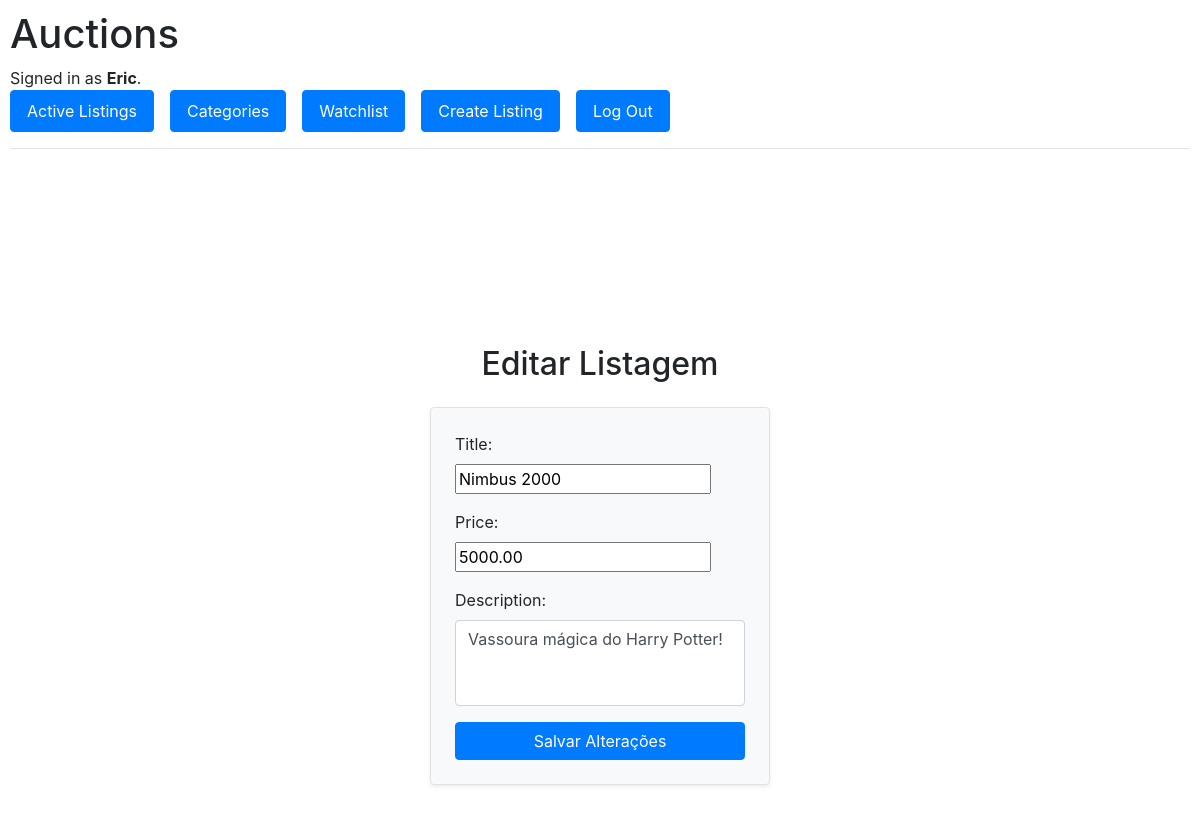
Page /listing/edit/6/ (signed in) on the committed database.
### auctions/models.py (models this page shows, shortened)
class User(AbstractUser):
    def __str__(self):
        return self.username

class Listings(models.Model):
    title = models.CharField(max_length=255)
    description = models.TextField()
    price = models.DecimalField(max_digits=10, decimal_places=2)
    image_url = models.ImageField(upload_to='listing/images', blank=True, null=True)
    category = models.CharField(max_length=255, default='General')
    created_by = models.ForeignKey(User, on_delete=models.CASCADE, blank=True, null=True)
    is_active = models.BooleanField(default=True)

### auctions/views.py (the view)
# urls.py: path('listing/edit/<int:listing_id>/', views.edit_list, name="edit_list"),
@login_required
def edit_list(request, listing_id):
    listing = get_object_or_404(Listings, id=listing_id)
    if request.method == "POST":
        form = ListingForm(request.POST, instance=listing)
        if form.is_valid():
            form.save()
            return redirect("listing_details", listing_id=listing.id)
    else:
        form = ListingForm(instance=listing)
    return render(request, 'auctions/edit_listing.html',{
        "form": form,
    })

### auctions/forms.py
class ListingForm(forms.ModelForm):
    class Meta:
        model = Listings
        fields = ["title", "price", "description"]
    description = forms.CharField(
    widget=forms.Textarea(
        attrs={"rows": 3, "class": "form-control", "style": "resize: none;"}
    )
)

### auctions/templates/auctions/edit_listing.html (shortened to what this page needs)
{% extends 'auctions/layout.html' %}
{% block body %}
<div class="container d-flex justify-content-center align-items-center min-vh-100 overflow-hidden">
    <div class="col-md-6 col-lg-4">
        <h2 class="text-center mb-4">Editar Listagem</h2>
        <form method="POST" class="p-4 border rounded bg-light shadow-sm">
            {{ form.as_p }}
            <div class="text-center">
                <button type="submit" class="btn btn-primary w-100">Salvar Alterações</button>
            </div>
        </form>
    </div>
</div>
{% endblock %}

### auctions/templates/auctions/layout.html (shortened to what this page needs)
{% load static %}
<!DOCTYPE html>
<html lang="en">
    <head>
        <link rel="stylesheet" href="https://stackpath.bootstrapcdn.com/bootstrap/4.4.1/css/bootstrap.min.css">
        <link href="{% static 'auctions/styles.css' %}" rel="stylesheet">
    </head>
    <body>
        <h1>Auctions</h1>
        <div>
            {% if user.is_authenticated %}
                Signed in as <strong>{{ user.username }}</strong>.
            {% else %}
                Not signed in.
            {% endif %}
        </div>
        <ul class="nav">
            <li class="nav-item">
                <a class="nav-link btn btn-primary mr-2" href="{% url 'index' %}">Active Listings</a>
            </li>
            {% if user.is_authenticated %}
                <li class="nav-item">
                    <a class="nav-link btn btn-primary mx-2" href="{% url 'categories' %}">Categories</a>
                </li>
                <li class="nav-item">
                    <a class="nav-link btn btn-primary mx-2" href="{% url 'watchlist' %}">Watchlist</a>
                </li>
                <li class="nav-item">
                    <a class="nav-link btn btn-primary mx-2" href="{% url 'create_listing' %}">Create Listing</a>
                </li>
                <li class="nav-item">
                    <a class="nav-link btn btn-primary mx-2" href="{% url 'logout' %}">Log Out</a>
                </li>
            {% endif %}
        </ul>
        <hr>
        {% block body %}
        {% endblock %}
    </body>
</html>

### auctions/static/auctions/styles.css (style rules this page uses)
body { padding: 10px; overflow-x: hidden; }

### rows in the picture
User: username "Eric"
Listings: title "Nimbus 2000", price "5000.00", description "Vassoura mágica do Harry Potter!"
